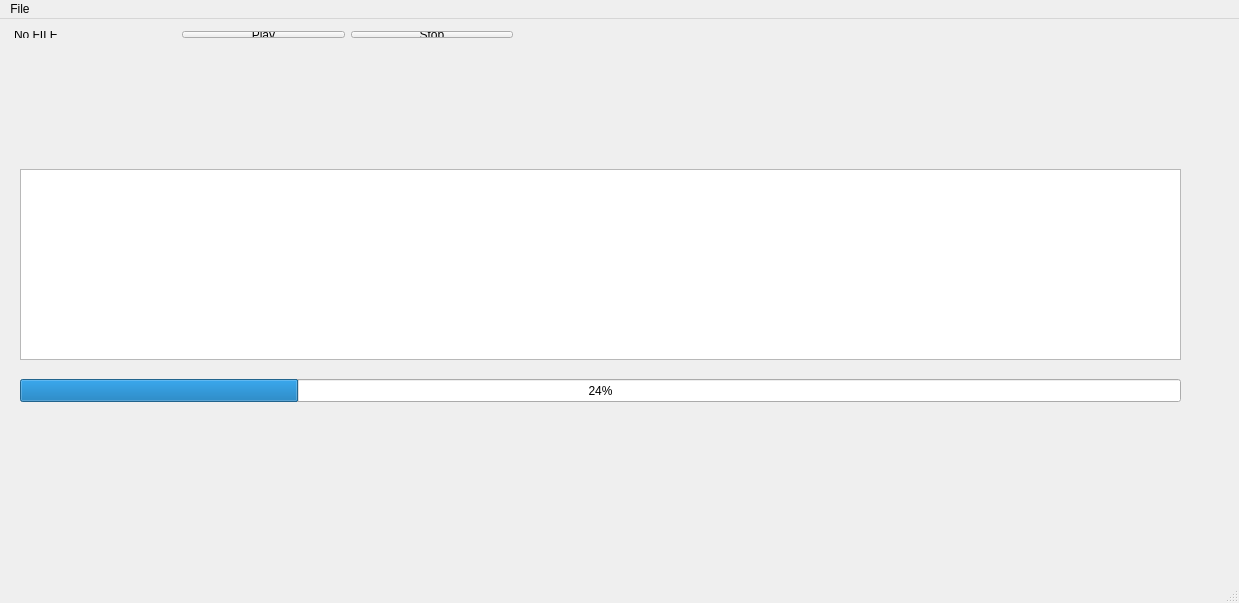
<?xml version="1.0" encoding="UTF-8"?>
<ui version="4.0">
 <class>MainWindow</class>
 <widget class="QMainWindow" name="MainWindow">
  <property name="geometry">
   <rect>
    <x>0</x>
    <y>0</y>
    <width>1239</width>
    <height>603</height>
   </rect>
  </property>
  <property name="windowTitle">
   <string>MainWindow</string>
  </property>
  <widget class="QWidget" name="centralWidget">
   <widget class="QLabel" name="labelMsg">
    <property name="geometry">
     <rect>
      <x>0</x>
      <y>530</y>
      <width>551</width>
      <height>21</height>
     </rect>
    </property>
    <property name="font">
     <font>
      <family>Droid Sans Mono</family>
      <weight>75</weight>
      <bold>true</bold>
     </font>
    </property>
    <property name="text">
     <string/>
    </property>
   </widget>
   <widget class="QProgressBar" name="progressBar">
    <property name="geometry">
     <rect>
      <x>20</x>
      <y>360</y>
      <width>1161</width>
      <height>23</height>
     </rect>
    </property>
    <property name="value">
     <number>24</number>
    </property>
   </widget>
   <widget class="QWidget" name="layoutWidget">
    <property name="geometry">
     <rect>
      <x>3</x>
      <y>1</y>
      <width>521</width>
      <height>29</height>
     </rect>
    </property>
    <layout class="QHBoxLayout" name="horizontalLayout">
     <item>
      <widget class="QLabel" name="labelFN">
       <property name="text">
        <string>No FILE</string>
       </property>
      </widget>
     </item>
     <item>
      <widget class="QPushButton" name="pushButton">
       <property name="text">
        <string>Play</string>
       </property>
      </widget>
     </item>
     <item>
      <widget class="QPushButton" name="pushButton_2">
       <property name="text">
        <string>Stop</string>
       </property>
      </widget>
     </item>
    </layout>
   </widget>
   <widget class="QLabel" name="labelTicks">
    <property name="geometry">
     <rect>
      <x>840</x>
      <y>540</y>
      <width>361</width>
      <height>17</height>
     </rect>
    </property>
    <property name="text">
     <string/>
    </property>
   </widget>
   <widget class="QGraphicsView" name="graphicsView">
    <property name="geometry">
     <rect>
      <x>20</x>
      <y>150</y>
      <width>1161</width>
      <height>191</height>
     </rect>
    </property>
   </widget>
  </widget>
  <widget class="QMenuBar" name="menuBar">
   <property name="geometry">
    <rect>
     <x>0</x>
     <y>0</y>
     <width>1239</width>
     <height>25</height>
    </rect>
   </property>
   <widget class="QMenu" name="menuFile">
    <property name="title">
     <string>File</string>
    </property>
    <addaction name="actionOpen"/>
   </widget>
   <addaction name="menuFile"/>
  </widget>
  <widget class="QStatusBar" name="statusBar"/>
  <action name="actionOpen">
   <property name="text">
    <string>Open</string>
   </property>
  </action>
 </widget>
 <layoutdefault spacing="6" margin="11"/>
 <resources/>
 <connections/>
</ui>
